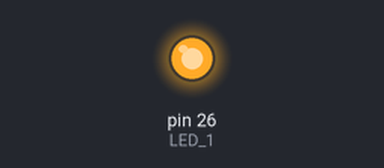
The program below on a simulated Raspberry Pi (header pin numbers). On the bench: output pins drawn as LEDs (lit = HIGH). What the program prints to the terminal is not drawn. At 15.0 s the program stops and its outputs stay as they are.

Above: at 0.1 s.
At 15.1 s:
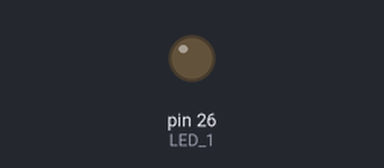
Timing chart, 0 to 16.5 s (numbered marks = the images above):
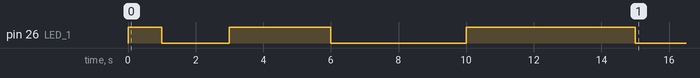

Measured:
- by itself, pin 26 (LED_1): goes HIGH 1.0 s, LOW 2.0 s, HIGH 3.0 s, LOW 4.0 s, HIGH 5.0 s, then LOW

The program:

led.py
```python
#!/usr/bin/python
# -*- coding: utf-8 -*-

'''
Turns ON and OFF a single LED on Port GPIO 7 (PIN 26) with some intervals.
'''
import RPi.GPIO as GPIO
import time
print GPIO.VERSION

# LED CONFIG - Set GPIO Ports
LED_1 = 26

# LED Pool
LEDS = [LED_1]

def setup():
  # Set up the wiring
  GPIO.setmode(GPIO.BOARD)
  # Setup Ports
  for led_id in LEDS:
    GPIO.setup(led_id, GPIO.OUT)
  clear()

def clear():
  for pin_id in LEDS:
    GPIO.output(pin_id, 0)

def magic():
  switch = False
  delays = [1,2,3,4,5]

  for delay in delays:
      switch = not switch
      GPIO.output(LED_1, switch)
      time.sleep(delay)

def main():
  setup()
  magic()
  clear()
  GPIO.cleanup()

# This function will run if the file is executed directly
if __name__=='__main__':
  main()
```
